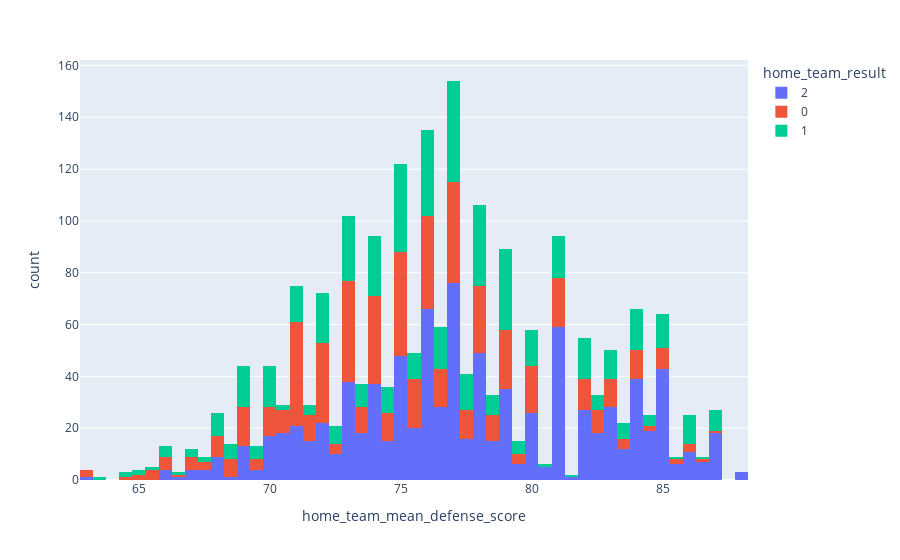

Notebook code cell kept with this figure:
### Code cell
# home_team_defence_score
fig = px.histogram(train, x='home_team_mean_defense_score', color='home_team_result')
fig.show()

### Figure 1 — Plotly figure (JSON) as saved in the notebook; plotly's stock layout.template omitted (floating-point values rounded to 4 significant figures; data arrays with more than 128 entries replaced by an {"elided": "..."} marker saying what was removed)
{"data": [{"alignmentgroup": "True", "bingroup": "x", "hovertemplate": "home_team_result=2<br>home_team_mean_defense_score=%{x}<br>count=%{y}<extra></extra>", "legendgroup": "2", "marker": {"color": "#636efa", "pattern": {"shape": ""}}, "name": "2", "offsetgroup": "2", "orientation": "v", "showlegend": true, "type": "histogram", "x": {"elided": "933 float values"}, "xaxis": "x", "yaxis": "y"}, {"alignmentgroup": "True", "bingroup": "x", "hovertemplate": "home_team_result=0<br>home_team_mean_defense_score=%{x}<br>count=%{y}<extra></extra>", "legendgroup": "0", "marker": {"color": "#EF553B", "pattern": {"shape": ""}}, "name": "0", "offsetgroup": "0", "orientation": "v", "showlegend": true, "type": "histogram", "x": {"elided": "581 float values"}, "xaxis": "x", "yaxis": "y"}, {"alignmentgroup": "True", "bingroup": "x", "hovertemplate": "home_team_result=1<br>home_team_mean_defense_score=%{x}<br>count=%{y}<extra></extra>", "legendgroup": "1", "marker": {"color": "#00cc96", "pattern": {"shape": ""}}, "name": "1", "offsetgroup": "1", "orientation": "v", "showlegend": true, "type": "histogram", "x": {"elided": "527 float values"}, "xaxis": "x", "yaxis": "y"}], "layout": {"barmode": "relative", "legend": {"title": {"text": "home_team_result"}, "tracegroupgap": 0}, "margin": {"t": 60}, "xaxis": {"anchor": "y", "domain": [0, 1], "title": {"text": "home_team_mean_defense_score"}}, "yaxis": {"anchor": "x", "domain": [0, 1], "title": {"text": "count"}}}}
